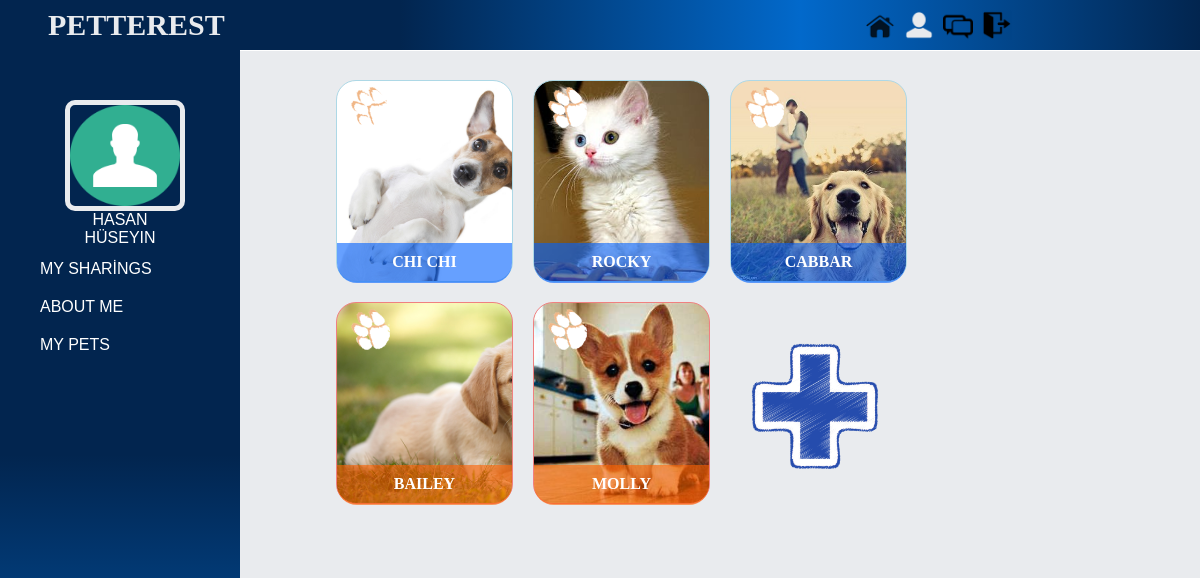
/tema/my_profile/my_pets/myPets.php (signed in), run on the app's committed database.
### tables this page shows
CREATE TABLE IF NOT EXISTS `users` (
  `userID` int(11) NOT NULL AUTO_INCREMENT,
  `name` varchar(20) NOT NULL,
  `surname` varchar(30) NOT NULL,
  `e_mail` varchar(30) NOT NULL,
  `password` varchar(20) NOT NULL,
  `gender` varchar(10) NOT NULL,
  `birthDate` varchar(20) NOT NULL,
  `address` varchar(255) NOT NULL,
  `avatar` varchar(255) NOT NULL,
  `rutbe` tinyint(4) NOT NULL,
  `onay` tinyint(4) NOT NULL,
  `enrolDate` varchar(20) NOT NULL,
  PRIMARY KEY (`userID`)
);

CREATE TABLE IF NOT EXISTS `animals` (
  `animalID` int(11) NOT NULL AUTO_INCREMENT,
  `userID` int(11) NOT NULL,
  `aSpecies` varchar(255) NOT NULL,
  `aKind` varchar(255) NOT NULL,
  `aName` varchar(255) NOT NULL,
  `birthDate` varchar(255) NOT NULL,
  `gender` varchar(255) NOT NULL,
  `vaccine` varchar(255) NOT NULL,
  `aAvatar` varchar(255) NOT NULL,
  `momKind` varchar(255) NOT NULL,
  `dadKind` varchar(255) NOT NULL,
  `sharePurpose` varchar(255) NOT NULL,
  `information` varchar(255) NOT NULL,
  `addDate` varchar(255) NOT NULL,
  `lastSituation` tinyint(2) NOT NULL,
  PRIMARY KEY (`animalID`)
);

### tema/my_profile/my_pets/myPets.php (the view, shortened to what this page needs)
<!DOCTYPE html>
<html lang="en">
    <head>
        <link href="css/my_pets.css" rel="stylesheet">
        <link href="../profile-nav/css/main.css" rel="stylesheet">
        <link href="css/addAnimal.css" rel="stylesheet">
        <link href="css/edit.css" rel="stylesheet">
    </head>
    <body>
<div id="banner">
        <div id="slogan">
            <p>PETTEREST</p>
        </div>
        <div id="icons">
            <a href="../../../system/fonk.php?page=home" class="home" id="home1" title="Home"></a>
            <a href="#" class="home" id="home2"  title="My Profile"></a>
            <a href="#" class="home" id="home3" title="Comments"></a>
            <a href="../../../system/fonk.php?page=logout" class="home" id="home4" title="Log out"></a>
        </div>
    </div>
        <div class="wrapper">
            <div class="profile-info">
                <div class="picture-area-1">
                    <div id="pic_1">
                         <img src="
							<?php
								$id=$_SESSION["id"];
								$db= new PDO("mysql:host=127.0.0.1;dbname=petportal;charset=utf8","root","");
								$sqlForUser=$db->query("SELECT * FROM users WHERE userID=$id");
								$userFoto=$sqlForUser->fetch();
								$splitFoto=explode('/',$userFoto["avatar"]);
								echo $avatarNewFoto=$splitFoto[0]."/".$splitFoto[0]."/".$splitFoto[2]."/".$splitFoto[3]."/".$splitFoto[4];
							?>"/>
                    </div>
                    <div id="name" style="text-transform:uppercase;"><?php echo $userFoto["name"]." ".$userFoto["surname"];?></div>
                </div>
                <div id="profile-navbar">
                    <ul>
                        <li><a href="../../../system/fonk.php?page=myProfile">MY SHARİNGS</a></li>
                        <li><a href="../../../system/fonk.php?page=aboutMe">ABOUT ME</a></li>
                        <li><a href="#">MY PETS</a> </li>
                    </ul>
                </div>
        </div>
        <div id="publishing-area">
             <div class="out">
			 <?php
			$id=$_SESSION["id"];
			$db= new PDO("mysql:host=127.0.0.1;dbname=petportal;charset=utf8","root","");
			$sql =$db->query("SELECT * FROM animals WHERE userID=$id AND gender='male'");
			while($r=$sql->fetch()){
			$split=explode('/',$r["aAvatar"]);
			$avatarNew=$split[4]."/".$split[5];
			 ?>
                 <div class="animal" style="background-image: url(<?php echo $avatarNew;?>); width:175px; height:200px;">
					<div id="pati">
					<img src="images/pati.png" alt="animal1" title="animal1"/>
					</div>
				   <div class="nameAnimal" style="text-align:center;padding-left:0px"><a href="seePets.php?animalID=<?php echo $r["animalID"];?>" style="color:white;text-transform:uppercase;"><?php echo $r["aName"];?><a/></div>
				</div>
			<?php
			}
			$db= new PDO("mysql:host=127.0.0.1;dbname=petportal;charset=utf8","root","");
			$sql =$db->query("SELECT * FROM animals WHERE userID=$id AND gender='female'");
			while($r=$sql->fetch()){
			$split=explode('/',$r["aAvatar"]);
			$avatarNew=$split[4]."/".$split[5];
			?>
        <div class="animald" style="background-image: url(<?php echo $avatarNew;?>); width:175px; height:200px;">
           <div id="patid">
               <img src="images/pati.png" alt="animal1" title="animal1"/>
           </div>
           <div class="nameAnimald" style="text-align:center;padding-left:0px"><a href="seePets.php?animalID=<?php echo $r["animalID"];?>" style="color:white;text-transform:uppercase;"><?php echo $r["aName"];?><a/></div>
        </div>
		<?php
		}
		?>
        <div class="animalAdd">
          <img src="images/add.png" class="addAnimal">
        </div>
             </div>
        </div>
		</div>
    </body>
</html>

### tema/my_profile/my_pets/css/my_pets.css (style rules this page uses)
#publishing-area { width:80%; margin:50px 0 0 0; float:right; background: #e9ebee; height:500px; }
.out { width:80%; margin:30px auto; }
.animal { float:left; width:175px; height:200px; margin:0 20px 20px 0; border:1px solid lightblue; background-size:cover; background-image: url(../images/kopek.png); border-radius: 20px; transition:0.1s; }
.nameAnimal { height:30px; margin:101px 0 0 0px; padding:10px 0 0 21px; background:rgba(0, 97, 255,0.6); border-radius:0 0 20px 20px; color:white; font-weight: bold; transition:0.1s; }
.animald { float:left; width:175px; height:200px; margin:0 20px 20px 0; border:1px solid lightcoral; background-size:cover; background-image: url(../images/dkopek.png); border-radius: 20px; transition:0.1s; }
.nameAnimald { height:30px; margin:101px 0 0 0px; padding:10px 0 0 22px; background:rgba(255, 97, 0,0.6); border-radius:0 0 20px 20px; color:white; font-weight: bold; transition:0.1s; }
.animalAdd { float:left; width:175px; height:200px; margin:0 20px 20px 0; border-radius: 20px; transition:0.1s; }
.addAnimal { float:left; width:150px; height:150px; margin:30px 0px 0px 10px; border-radius: 20px; transition:0.1s; }

### tema/my_profile/profile-nav/css/main.css (style rules this page uses)
* { margin:0px;padding:0px;text-decoration: none;list-style-type: none }
body { background: #e9ebee; }
#banner { position:fixed; border-bottom:1px solid white; height:50px; width:100%; background-image:url(../../images/navbar.png); background-size:cover; background-repeat:no-repeat; background: #02254f; background: -webkit-linear-gradient(left, #02254f, #02254f, #0269cb,#02254f); background: -o-linear-gradient(right, #02254f, #02254f, #0269cb,#02254f); background: -moz-linear-gradient(right, #02254f, #02254f, #0269cb,#02254f,); background: linear-gradient(to right, #02254f, #02254f, #0269cb,#02254f,); }
#slogan { height: 50px; font-family: 'Concert One', cursive; float: left; color:#e9ebee; margin-left:4%; line-height: 50px; font-size: 30px; font-weight: bold; }
#icons { height: 50px; width:220px; float:right; margin-right:10%; }
#home1 { content: url(../../images/home2.png); width:30px; height:30px; margin-top:10px; margin-left:5px; }
#home2 { content: url(../../images/me2focus.png); width:30px; height:30px; margin-top:10px; margin-left:5px; }
#home3 { content: url(../../images/messages.png); width:30px; height:30px; margin-top:10px; margin-left:5px; }
#home4 { content: url(../../images/logout.png); width:30px; height:30px; margin-top:10px; margin-left:5px; }
.wrapper { width:100%; height:auto; }
.wrapper .profile-info { width:20%; height:95vh; position:fixed; float:left; background: #02254f; background: -webkit-linear-gradient(#02254f, #02254f, #0269cb); background: -moz-linear-gradient(#02254f, #02254f, #0269cb); background: -o-linear-gradient(#02254f, #02254f, #0269cb); background: linear-gradient(#02254f, #02254f, #0269cb); margin-top:50px; padding-top:50px; }
.wrapper .profile-info .picture-area-1 { width:100%; height:150px; position:relative; }
.wrapper .profile-info .picture-area-1 #pic_1 { width:110px; height:101px; margin:0 auto; }
.wrapper .profile-info .picture-area-1 #pic_1 img { width:100%; height:100%; border:5px solid #e9ebee; border-radius: 10px; }
.wrapper .profile-info .picture-area-1 #name { width:100px; margin:10px auto; text-align:center; color:white; font-family:Verdana, Geneva, Tahoma, sans-serif; }
.wrapper .profile-info #profile-navbar { width:100%; height:200px; }
.wrapper .profile-info #profile-navbar ul { margin:0px 0px 0px 20px; }
.wrapper .profile-info #profile-navbar ul li { display:block; font-family: Verdana, Geneva, Tahoma, sans-serif; }
.wrapper .profile-info #profile-navbar ul li a { text-decoration: none; color:silver; color:white; display:block; padding:10px 20px 10px 20px; border-radius:10px 0 0 10px; transition: 0.5s; }

### data on the page
users: avatar (placeholder picture), name "HASAN", surname "HÜSEYIN"
animals: aAvatar (picture), aName "CHI CHI"
animals: aAvatar (picture), aName "ROCKY"
animals: aAvatar (picture), aName "CABBAR"
animals: aAvatar (picture), aName "BAILEY"
animals: aAvatar (picture), aName "MOLLY"
